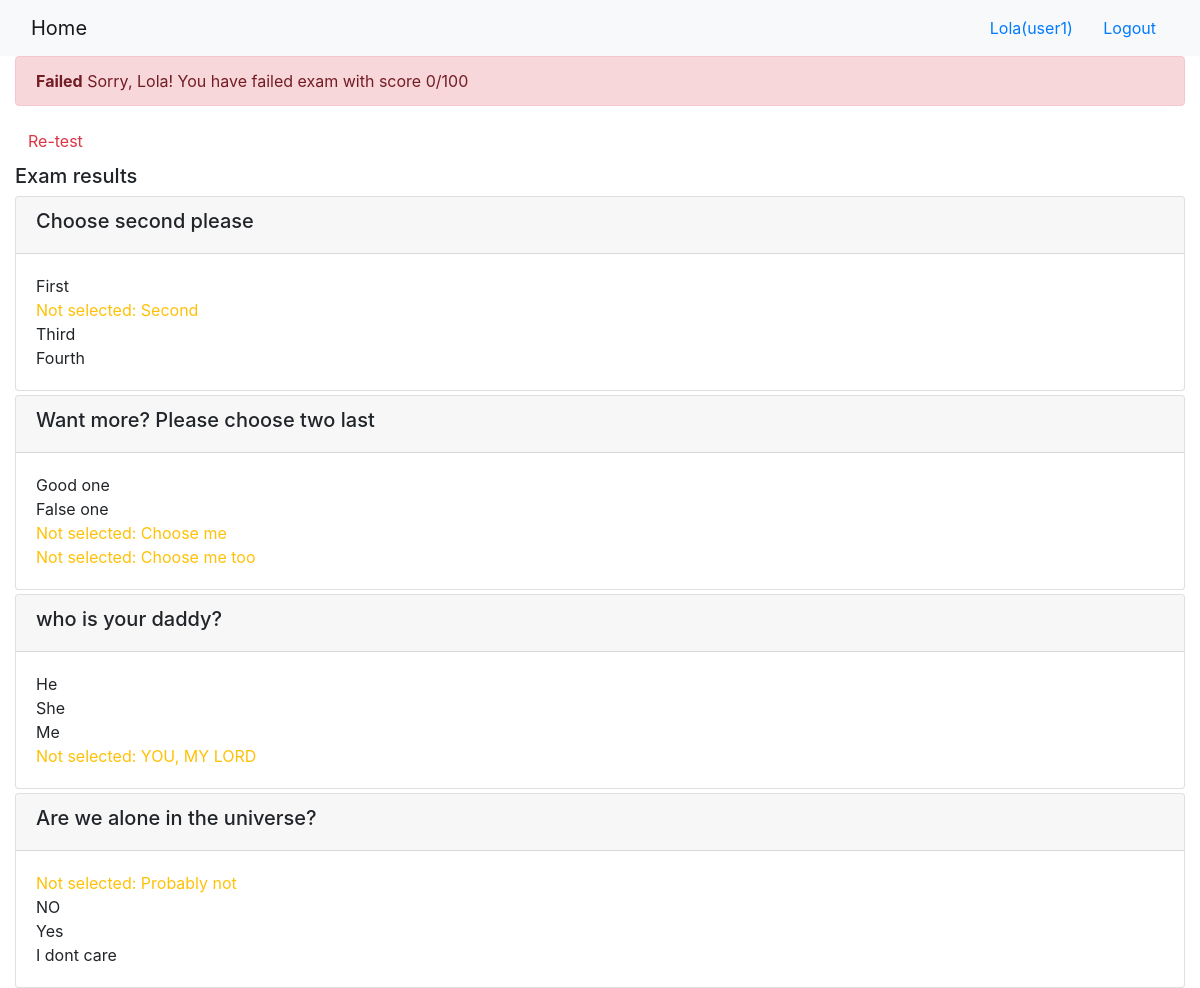
Screenshot of /course/1/submission/1/result/ (signed in) with the database file from the repository.
### onlinecourse/models.py (models this page shows)
class Question(models.Model):
    course_id = models.ForeignKey(Course, on_delete=models.CASCADE)
    question_text = models.CharField(max_length=500)
    grade = models.IntegerField(default=0)
    def is_get_score(self, selected_ids):
        answers_count = selected_correct = selected_not_correct = 0
        for choice in self.choice_set.all():
            if choice.is_correct:
                answers_count += 1
                if choice.id in selected_ids:
                    selected_correct += 1
            elif choice.id in selected_ids: #if choice is not correct but selected
                selected_not_correct += 1
        return answers_count == selected_correct and not selected_not_correct

class Choice(models.Model):
    question_id = models.ForeignKey(Question, on_delete=models.CASCADE)
    choice_text = models.CharField(max_length=500)
    is_correct = models.BooleanField(default=False)

### onlinecourse/views.py (the view)
def show_exam_result(request, course_id, submission_id):
    course = Course.objects.get(id=course_id)
    submission = Submission.objects.get(id=submission_id)
    selected_chocies = submission.chocies.values_list('id', flat=True).all()
    grade = 0
    for question in course.question_set.all():
        if question.is_get_score(selected_chocies):
            grade += question.grade
    context = {
        'grade': grade,
        'course': course,
        'selected_chocies': selected_chocies
    }
    return render(request, 'onlinecourse/exam_result_bootstrap.html', context)

### onlinecourse/templates/onlinecourse/exam_result_bootstrap.html (shortened to what this page needs)
<!DOCTYPE html>
<html lang="en">
<head>
    {% load static %}
    <link rel="stylesheet" href="https://maxcdn.bootstrapcdn.com/bootstrap/4.5.2/css/bootstrap.min.css">
</head>
<body>
 <nav class="navbar navbar-light bg-light">
    <div class="container-fluid">
        <div class="navbar-header">
              <a class="navbar-brand" href="{% url 'onlinecourse:index' %}">Home</a>
        </div>
        <ul class="nav navbar-nav navbar-right">
            {% if user.is_authenticated %}
            <li>
                <a class="btn btn-link" href="#">{{ user.first_name }}({{ user.username }})</a>
                <a class="btn btn-link" href="{% url 'onlinecourse:logout' %}">Logout</a>
            </li>
            {% endif %}
        </ul>
    </div>
</nav>
<div class="container-fluid">
    {% if grade > 80 %}
    <div class="alert alert-success">
        <b>Congratulations, {{user.first_name}}!</b> You have passed the exam and completed the course with score {{ grade }}/100
    </div>
        {% else %}
        <div class="alert alert-danger">
            <b>Failed</b> Sorry, {{user.first_name}}! You have failed exam with score {{ grade }}/100
        </div>
        <a class="btn btn-link text-danger" href="{% url 'onlinecourse:course_details' course.id %}">Re-test</a>
        {% endif %}
        <div class="card-columns-vertical mt-1">
        <h5 class="">Exam results</h5>
            {% for question in course.question_set.all %}
            <div class="card mt-1">
                <div class="card-header"><h5>{{ question.question_text}}</h5></div>
                <div class="card-body">
                    {% for choice in question.choice_set.all %}
                        {% if choice.is_correct and choice.id in selected_chocies %}
                        <div class="text-success">
                            Correct answer: {{choice.choice_text}}
                        </div>
                        {% elif choice.is_correct and choice.id not in selected_chocies %}
                        <div class="text-warning">
                            Not selected: {{choice.choice_text}}
                        </div>
                        {% elif not choice.is_correct and choice.id in selected_chocies %}
                        <div class="text-danger">
                            Wrong answer: {{choice.choice_text}}
                        </div>
                        {% else %}
                            {{choice.choice_text}}</br>
                        {% endif %}
                    {% endfor %}
                </div>
            </div>
            {% endfor %}
        </div>
    </div>
</body>
</html>

### rows the page displays
Question: question_text "Choose second please"
Choice: choice_text "First"
Choice: choice_text "Second"
Choice: choice_text "Third"
Choice: choice_text "Fourth"
Question: question_text "Want more? Please choose two last"
Choice: choice_text "Good one"
Choice: choice_text "False one"
Choice: choice_text "Choose me"
Choice: choice_text "Choose me too"
Question: question_text "who is your daddy?"
Choice: choice_text "He"
Choice: choice_text "She"
Choice: choice_text "Me"
Choice: choice_text "YOU, MY LORD"
Question: question_text "Are we alone in the universe?"
Choice: choice_text "Probably not"
Choice: choice_text "NO"
Choice: choice_text "Yes"
Choice: choice_text "I dont care"

### other values shown
{{ user.first_name }} "Lola"
{{ user.username }} "user1"
{{ grade }} "0"
